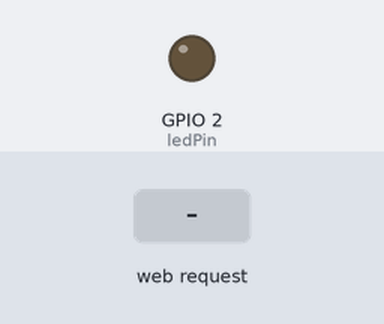
A sketch run on a simulated ESP8266 (NodeMCU). Parts: output pins drawn as LEDs (lit = HIGH). Inputs (shaded band) come from the test bench. WiFi joins after 1.5 s; servers stay silent unless stated; what the sketch prints to the serial monitor is not drawn.

Above: at 2.7 s.
2.8 s: HTTP request GET /off received
At 4.0 s:
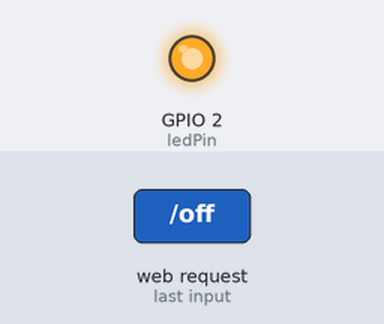
4.3 s: HTTP request GET /on received
At 5.2 s:
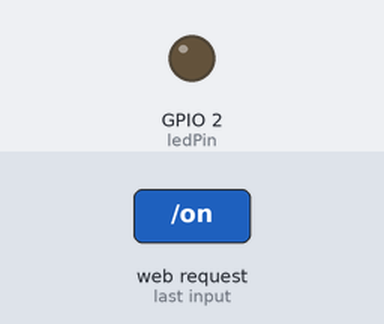
Timing chart, 0 to 7.3 s (numbered marks = the images above; inputs shaded):
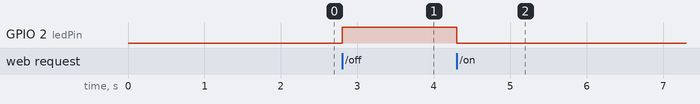

Measured:
- after the input at 2.8 s, GPIO 2 (ledPin): LOW → HIGH at once
- after the input at 4.3 s, GPIO 2 (ledPin): HIGH → LOW at once

The sketch:

sketch_sep06a.ino
```cpp
#include <ESP8266WiFi.h>
#include <ESP8266WebServer.h>

const char* ssid = "";
const char* password = "";

ESP8266WebServer server(80);

const int ledPin = 2; // LED on GPIO2 (D4 on NodeMCU)

void setup() {
  Serial.println("Setup started");
  Serial.begin(115200);
  WiFi.begin(ssid, password);
  pinMode(ledPin, OUTPUT);

  while (WiFi.status() != WL_CONNECTED) {
    delay(500);
    Serial.print(".");
  }

  Serial.println("");
  Serial.println("WiFi connected");

  Serial.println("IP address: ");
  Serial.println(WiFi.localIP());

  server.on("/", handleRoot);
  server.on("/on", handleOn);
  server.on("/off", handleOff);
  server.begin();
  Serial.println("HTTP server started");
}

void loop() {
  server.handleClient();
}

void handleRoot() {
  server.send(200, "text/plain", "Welcome to ESP8266 Web Server!");
}

void handleOn() {
  digitalWrite(ledPin, LOW); // Turn the LED on
  server.send(200, "text/plain", "LED is ON");
}

void handleOff() {
  digitalWrite(ledPin, HIGH); // Turn the LED off
  server.send(200, "text/plain", "LED is OFF");
}
```
